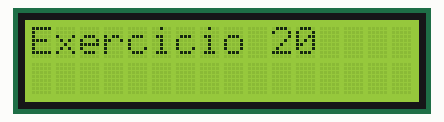
This sketch was run on a simulated Arduino Uno, built with avr-gcc and run on an emulated ATmega328P. On the bench: 16×2 character LCD. What the sketch prints to the serial monitor is not drawn.

Above: at 0.1 s.
At 2.1 s:
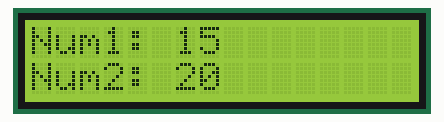
At 5.1 s:
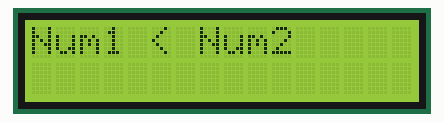

Measured:
- what the display in image 1 shows lasts 3.0 s, from 2.1 s to 5.1 s

The sketch:

Exercicio_20_compara_dois_num_25_20.ino
```cpp
#include <Arduino.h>
#include <LiquidCrystal.h>

// Define os pinos de conexão com o LCD
const int rs = 11;
const int en = 12;
const int d4 = 5;
const int d5 = 4;
const int d6 = 3;
const int d7 = 2;

// Inicializa o objeto LiquidCrystal com os pinos definidos
LiquidCrystal lcd(rs, en, d4, d5, d6, d7);

void setup() {
  // Inicializa a comunicação serial
  Serial.begin(9600);

  // Inicializa o LCD
  lcd.begin(16, 2); // Configura o LCD com 16 colunas e 2 linhas

  // Exibe "Exercicio 20" no LCD
  lcd.clear();
  lcd.setCursor(0, 0);
  lcd.print("Exercicio 20");
  delay(2000); // Aguarda 2 segundos para exibir o título

  // Declara duas variáveis inteiras
  int num1 = 15; // Exemplo: 15
  int num2 = 20; // Exemplo: 20

  // Compara os valores
  lcd.clear();
  lcd.setCursor(0, 0);
  lcd.print("Num1: ");
  lcd.print(num1);
  lcd.setCursor(0, 1);
  lcd.print("Num2: ");
  lcd.print(num2);
  delay(3000);

  // Exibe o resultado no monitor serial
  Serial.println("Exercicio 20: Comparacao de Dois Numeros");
  Serial.print("Num1: ");
  Serial.println(num1);
  Serial.print("Num2: ");
  Serial.println(num2);

  lcd.clear();
  lcd.setCursor(0, 0);
  if (num1 > num2) {
    Serial.println("Num1 e maior que Num2");
    lcd.print("Num1 > Num2");
  } else if (num1 < num2) {
    Serial.println("Num1 e menor que Num2");
    lcd.print("Num1 < Num2");
  } else {
    Serial.println("Num1 e igual a Num2");
    lcd.print("Num1 = Num2");
  }
}

void loop() {
  // Não é necessário repetir nada no loop
}
```
